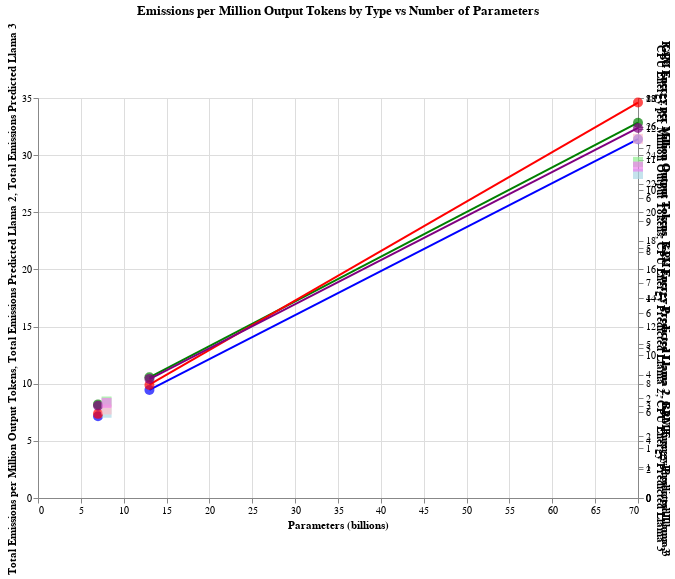

Write notebook code for a chart like this one.
### Code cell
# Create a combined chart with overlays for all emission types
combined_chart = alt.layer(*charts).resolve_scale(
    y='independent'
).properties(
    title='Emissions per Million Output Tokens by Type vs Number of Parameters',
    width=600,  # Adjusted width for combined chart
    height=400  # Adjusted height for combined chart
)

combined_chart.show()

### Figure 1 — Vega-Lite specification as saved in the notebook (floating-point values rounded to 4 significant figures)
{"config": {"view": {"continuousWidth": 300, "continuousHeight": 300}}, "layer": [{"layer": [{"data": {"name": "data-744f502b7748a88c3c9efd6c31779f97"}, "mark": {"type": "circle", "color": "blue", "filled": true, "size": 100}, "encoding": {"tooltip": [{"field": "Parameters (billions)", "type": "quantitative"}, {"field": "Total Emissions per Million Output Tokens", "type": "quantitative"}], "x": {"field": "Parameters (billions)", "type": "quantitative"}, "y": {"field": "Total Emissions per Million Output Tokens", "type": "quantitative"}}}, {"data": {"name": "data-65f458484a07e4910b59b470098fffd1"}, "mark": {"type": "square", "color": "lightblue", "filled": true, "size": 100}, "encoding": {"tooltip": [{"field": "Parameters (billions)", "type": "quantitative"}, {"field": "Total Emissions per Million Output Tokens", "type": "quantitative"}], "x": {"field": "Parameters (billions)", "type": "quantitative"}, "y": {"field": "Total Emissions per Million Output Tokens", "type": "quantitative"}}}, {"data": {"name": "data-a055e7e51a289277658ae6431c06d23f"}, "mark": {"type": "line", "color": "blue"}, "encoding": {"tooltip": [{"field": "Parameters (billions)", "type": "quantitative"}, {"field": "Total Emissions Predicted Llama 2", "type": "quantitative"}], "x": {"field": "Parameters (billions)", "type": "quantitative"}, "y": {"field": "Total Emissions Predicted Llama 2", "type": "quantitative"}}}, {"data": {"name": "data-a055e7e51a289277658ae6431c06d23f"}, "mark": {"type": "line", "color": "lightblue", "strokeDash": [5, 5]}, "encoding": {"tooltip": [{"field": "Parameters (billions)", "type": "quantitative"}, {"field": "Total Emissions Predicted Llama 3", "type": "quantitative"}], "x": {"field": "Parameters (billions)", "type": "quantitative"}, "y": {"field": "Total Emissions Predicted Llama 3", "type": "quantitative"}}}], "title": "Actual and Predicted Total Emissions per Million Output Tokens"}, {"layer": [{"data": {"name": "data-744f502b7748a88c3c9efd6c31779f97"}, "mark": {"type": "circle", "color": "green", "filled": true, "size": 100}, "encoding": {"tooltip": [{"field": "Parameters (billions)", "type": "quantitative"}, {"field": "CPU Energy per Million Output Tokens", "type": "quantitative"}], "x": {"field": "Parameters (billions)", "type": "quantitative"}, "y": {"field": "CPU Energy per Million Output Tokens", "type": "quantitative"}}}, {"data": {"name": "data-65f458484a07e4910b59b470098fffd1"}, "mark": {"type": "square", "color": "lightgreen", "filled": true, "size": 100}, "encoding": {"tooltip": [{"field": "Parameters (billions)", "type": "quantitative"}, {"field": "CPU Energy per Million Output Tokens", "type": "quantitative"}], "x": {"field": "Parameters (billions)", "type": "quantitative"}, "y": {"field": "CPU Energy per Million Output Tokens", "type": "quantitative"}}}, {"data": {"name": "data-a055e7e51a289277658ae6431c06d23f"}, "mark": {"type": "line", "color": "green"}, "encoding": {"tooltip": [{"field": "Parameters (billions)", "type": "quantitative"}, {"field": "CPU Energy Predicted Llama 2", "type": "quantitative"}], "x": {"field": "Parameters (billions)", "type": "quantitative"}, "y": {"field": "CPU Energy Predicted Llama 2", "type": "quantitative"}}}, {"data": {"name": "data-a055e7e51a289277658ae6431c06d23f"}, "mark": {"type": "line", "color": "lightgreen", "strokeDash": [5, 5]}, "encoding": {"tooltip": [{"field": "Parameters (billions)", "type": "quantitative"}, {"field": "CPU Energy Predicted Llama 3", "type": "quantitative"}], "x": {"field": "Parameters (billions)", "type": "quantitative"}, "y": {"field": "CPU Energy Predicted Llama 3", "type": "quantitative"}}}], "title": "Actual and Predicted CPU Energy per Million Output Tokens"}, {"layer": [{"data": {"name": "data-744f502b7748a88c3c9efd6c31779f97"}, "mark": {"type": "circle", "color": "red", "filled": true, "size": 100}, "encoding": {"tooltip": [{"field": "Parameters (billions)", "type": "quantitative"}, {"field": "GPU Energy per Million Output Tokens", "type": "quantitative"}], "x": {"field": "Parameters (billions)", "type": "quantitative"}, "y": {"field": "GPU Energy per Million Output Tokens", "type": "quantitative"}}}, {"data": {"name": "data-65f458484a07e4910b59b470098fffd1"}, "mark": {"type": "square", "color": "pink", "filled": true, "size": 100}, "encoding": {"tooltip": [{"field": "Parameters (billions)", "type": "quantitative"}, {"field": "GPU Energy per Million Output Tokens", "type": "quantitative"}], "x": {"field": "Parameters (billions)", "type": "quantitative"}, "y": {"field": "GPU Energy per Million Output Tokens", "type": "quantitative"}}}, {"data": {"name": "data-a055e7e51a289277658ae6431c06d23f"}, "mark": {"type": "line", "color": "red"}, "encoding": {"tooltip": [{"field": "Parameters (billions)", "type": "quantitative"}, {"field": "GPU Energy Predicted Llama 2", "type": "quantitative"}], "x": {"field": "Parameters (billions)", "type": "quantitative"}, "y": {"field": "GPU Energy Predicted Llama 2", "type": "quantitative"}}}, {"data": {"name": "data-a055e7e51a289277658ae6431c06d23f"}, "mark": {"type": "line", "color": "pink", "strokeDash": [5, 5]}, "encoding": {"tooltip": [{"field": "Parameters (billions)", "type": "quantitative"}, {"field": "GPU Energy Predicted Llama 3", "type": "quantitative"}], "x": {"field": "Parameters (billions)", "type": "quantitative"}, "y": {"field": "GPU Energy Predicted Llama 3", "type": "quantitative"}}}], "title": "Actual and Predicted GPU Energy per Million Output Tokens"}, {"layer": [{"data": {"name": "data-744f502b7748a88c3c9efd6c31779f97"}, "mark": {"type": "circle", "color": "purple", "filled": true, "size": 100}, "encoding": {"tooltip": [{"field": "Parameters (billions)", "type": "quantitative"}, {"field": "RAM Energy per Million Output Tokens", "type": "quantitative"}], "x": {"field": "Parameters (billions)", "type": "quantitative"}, "y": {"field": "RAM Energy per Million Output Tokens", "type": "quantitative"}}}, {"data": {"name": "data-65f458484a07e4910b59b470098fffd1"}, "mark": {"type": "square", "color": "violet", "filled": true, "size": 100}, "encoding": {"tooltip": [{"field": "Parameters (billions)", "type": "quantitative"}, {"field": "RAM Energy per Million Output Tokens", "type": "quantitative"}], "x": {"field": "Parameters (billions)", "type": "quantitative"}, "y": {"field": "RAM Energy per Million Output Tokens", "type": "quantitative"}}}, {"data": {"name": "data-a055e7e51a289277658ae6431c06d23f"}, "mark": {"type": "line", "color": "purple"}, "encoding": {"tooltip": [{"field": "Parameters (billions)", "type": "quantitative"}, {"field": "RAM Energy Predicted Llama 2", "type": "quantitative"}], "x": {"field": "Parameters (billions)", "type": "quantitative"}, "y": {"field": "RAM Energy Predicted Llama 2", "type": "quantitative"}}}, {"data": {"name": "data-a055e7e51a289277658ae6431c06d23f"}, "mark": {"type": "line", "color": "violet", "strokeDash": [5, 5]}, "encoding": {"tooltip": [{"field": "Parameters (billions)", "type": "quantitative"}, {"field": "RAM Energy Predicted Llama 3", "type": "quantitative"}], "x": {"field": "Parameters (billions)", "type": "quantitative"}, "y": {"field": "RAM Energy Predicted Llama 3", "type": "quantitative"}}}], "title": "Actual and Predicted RAM Energy per Million Output Tokens"}], "height": 400, "resolve": {"scale": {"y": "independent"}}, "title": "Emissions per Million Output Tokens by Type vs Number of Parameters", "width": 600, "$schema": "https://vega.github.io/schema/vega-lite/v5.17.0.json", "datasets": {"data-744f502b7748a88c3c9efd6c31779f97": [{"Parameters (billions)": 70, "Model Type": "Llama 2", "Total Emissions per Million Output Tokens": 31.39, "CPU Energy per Million Output Tokens": 7.505, "GPU Energy per Million Output Tokens": 27.68, "RAM Energy per Million Output Tokens": 12.03, "Total Emissions Predicted Llama 2": 31.39, "Total Emissions Predicted Llama 3": null, "CPU Energy Predicted Llama 2": 7.506, "CPU Energy Predicted Llama 3": null, "GPU Energy Predicted Llama 2": 27.68, "GPU Energy Predicted Llama 3": null, "RAM Energy Predicted Llama 2": 12.03, "RAM Energy Predicted Llama 3": null}, {"Parameters (billions)": 13, "Model Type": "Llama 2", "Total Emissions per Million Output Tokens": 9.443, "CPU Energy per Million Output Tokens": 2.416, "GPU Energy per Million Output Tokens": 7.915, "RAM Energy per Million Output Tokens": 3.871, "Total Emissions Predicted Llama 2": 9.454, "Total Emissions Predicted Llama 3": null, "CPU Energy Predicted Llama 2": 2.412, "CPU Energy Predicted Llama 3": null, "GPU Energy Predicted Llama 2": 7.942, "GPU Energy Predicted Llama 3": null, "RAM Energy Predicted Llama 2": 3.865, "RAM Energy Predicted Llama 3": null}, {"Parameters (billions)": 7, "Model Type": "Llama 2", "Total Emissions per Million Output Tokens": 7.155, "CPU Energy per Million Output Tokens": 1.872, "GPU Energy per Million Output Tokens": 5.889, "RAM Energy per Million Output Tokens": 3.0, "Total Emissions Predicted Llama 2": 7.145, "Total Emissions Predicted Llama 3": null, "CPU Energy Predicted Llama 2": 1.876, "CPU Energy Predicted Llama 3": null, "GPU Energy Predicted Llama 2": 5.864, "GPU Energy Predicted Llama 3": null, "RAM Energy Predicted Llama 2": 3.005, "RAM Energy Predicted Llama 3": null}], "data-65f458484a07e4910b59b470098fffd1": [{"Parameters (billions)": 70, "Model Type": "Llama 3", "Total Emissions per Million Output Tokens": 28.35, "CPU Energy per Million Output Tokens": 6.722, "GPU Energy per Million Output Tokens": 25.14, "RAM Energy per Million Output Tokens": 10.77, "Total Emissions Predicted Llama 2": null, "Total Emissions Predicted Llama 3": 28.35, "CPU Energy Predicted Llama 2": null, "CPU Energy Predicted Llama 3": 6.722, "GPU Energy Predicted Llama 2": null, "GPU Energy Predicted Llama 3": 25.14, "RAM Energy Predicted Llama 2": null, "RAM Energy Predicted Llama 3": 10.77}, {"Parameters (billions)": 8, "Model Type": "Llama 3", "Total Emissions per Million Output Tokens": 7.458, "CPU Energy per Million Output Tokens": 1.93, "GPU Energy per Million Output Tokens": 6.195, "RAM Energy per Million Output Tokens": 3.092, "Total Emissions Predicted Llama 2": null, "Total Emissions Predicted Llama 3": 7.458, "CPU Energy Predicted Llama 2": null, "CPU Energy Predicted Llama 3": 1.93, "GPU Energy Predicted Llama 2": null, "GPU Energy Predicted Llama 3": 6.195, "RAM Energy Predicted Llama 2": null, "RAM Energy Predicted Llama 3": 3.092}], "data-a055e7e51a289277658ae6431c06d23f": [{"Parameters (billions)": 70, "Model Type": "Llama 2", "Total Emissions per Million Output Tokens": 31.39, "CPU Energy per Million Output Tokens": 7.505, "GPU Energy per Million Output Tokens": 27.68, "RAM Energy per Million Output Tokens": 12.03, "Total Emissions Predicted Llama 2": 31.39, "Total Emissions Predicted Llama 3": null, "CPU Energy Predicted Llama 2": 7.506, "CPU Energy Predicted Llama 3": null, "GPU Energy Predicted Llama 2": 27.68, "GPU Energy Predicted Llama 3": null, "RAM Energy Predicted Llama 2": 12.03, "RAM Energy Predicted Llama 3": null}, {"Parameters (billions)": 13, "Model Type": "Llama 2", "Total Emissions per Million Output Tokens": 9.443, "CPU Energy per Million Output Tokens": 2.416, "GPU Energy per Million Output Tokens": 7.915, "RAM Energy per Million Output Tokens": 3.871, "Total Emissions Predicted Llama 2": 9.454, "Total Emissions Predicted Llama 3": null, "CPU Energy Predicted Llama 2": 2.412, "CPU Energy Predicted Llama 3": null, "GPU Energy Predicted Llama 2": 7.942, "GPU Energy Predicted Llama 3": null, "RAM Energy Predicted Llama 2": 3.865, "RAM Energy Predicted Llama 3": null}, {"Parameters (billions)": 7, "Model Type": "Llama 2", "Total Emissions per Million Output Tokens": 7.155, "CPU Energy per Million Output Tokens": 1.872, "GPU Energy per Million Output Tokens": 5.889, "RAM Energy per Million Output Tokens": 3.0, "Total Emissions Predicted Llama 2": 7.145, "Total Emissions Predicted Llama 3": null, "CPU Energy Predicted Llama 2": 1.876, "CPU Energy Predicted Llama 3": null, "GPU Energy Predicted Llama 2": 5.864, "GPU Energy Predicted Llama 3": null, "RAM Energy Predicted Llama 2": 3.005, "RAM Energy Predicted Llama 3": null}, {"Parameters (billions)": 70, "Model Type": "Llama 3", "Total Emissions per Million Output Tokens": 28.35, "CPU Energy per Million Output Tokens": 6.722, "GPU Energy per Million Output Tokens": 25.14, "RAM Energy per Million Output Tokens": 10.77, "Total Emissions Predicted Llama 2": null, "Total Emissions Predicted Llama 3": 28.35, "CPU Energy Predicted Llama 2": null, "CPU Energy Predicted Llama 3": 6.722, "GPU Energy Predicted Llama 2": null, "GPU Energy Predicted Llama 3": 25.14, "RAM Energy Predicted Llama 2": null, "RAM Energy Predicted Llama 3": 10.77}, {"Parameters (billions)": 8, "Model Type": "Llama 3", "Total Emissions per Million Output Tokens": 7.458, "CPU Energy per Million Output Tokens": 1.93, "GPU Energy per Million Output Tokens": 6.195, "RAM Energy per Million Output Tokens": 3.092, "Total Emissions Predicted Llama 2": null, "Total Emissions Predicted Llama 3": 7.458, "CPU Energy Predicted Llama 2": null, "CPU Energy Predicted Llama 3": 1.93, "GPU Energy Predicted Llama 2": null, "GPU Energy Predicted Llama 3": 6.195, "RAM Energy Predicted Llama 2": null, "RAM Energy Predicted Llama 3": 3.092}]}}
